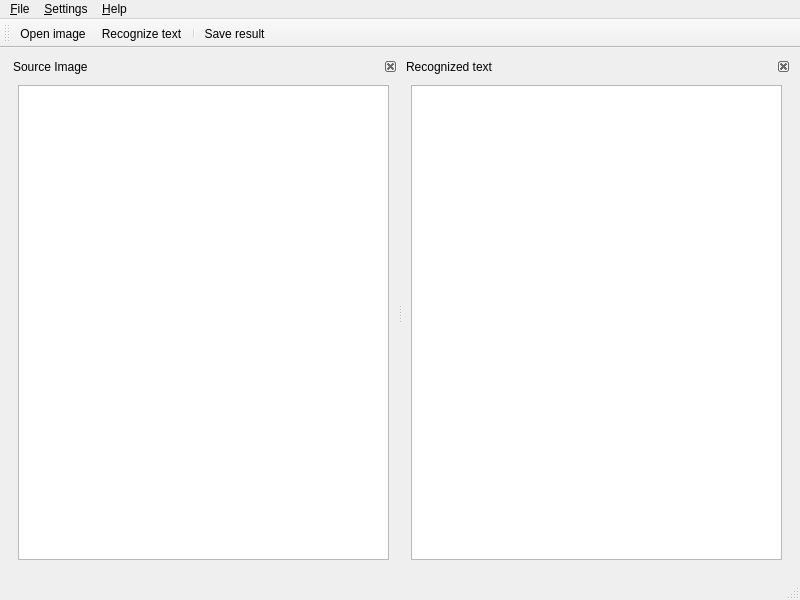
<ui version="4.0" >
 <author>Andrey Cherepanov &lt;cas@altlinux.org></author>
 <class>MainWindow</class>
 <widget class="QMainWindow" name="MainWindow" >
  <property name="geometry" >
   <rect>
    <x>0</x>
    <y>0</y>
    <width>800</width>
    <height>600</height>
   </rect>
  </property>
  <property name="windowTitle" >
   <string>Cuneiform OCR</string>
  </property>
  <property name="windowIcon" >
   <iconset resource="mainWindow.qrc" >
    <normaloff>:/small/icons/cuneiform-qt.png</normaloff>:/small/icons/cuneiform-qt.png</iconset>
  </property>
  <widget class="QWidget" name="centralwidget" >
   <layout class="QVBoxLayout" name="verticalLayout_3" >
    <item>
     <widget class="QSplitter" name="splitter" >
      <property name="orientation" >
       <enum>Qt::Horizontal</enum>
      </property>
      <widget class="QDockWidget" name="imageWidget" >
       <property name="whatsThis" >
        <string>Source image</string>
       </property>
       <property name="features" >
        <set>QDockWidget::DockWidgetClosable|QDockWidget::DockWidgetMovable</set>
       </property>
       <property name="windowTitle" >
        <string>Source Image</string>
       </property>
       <widget class="QWidget" name="dockWidgetContents" >
        <layout class="QVBoxLayout" name="verticalLayout" >
         <item>
          <widget class="QGraphicsView" name="source" >
           <property name="whatsThis" >
            <string>Source image</string>
           </property>
           <property name="alignment" >
            <set>Qt::AlignLeading|Qt::AlignLeft|Qt::AlignTop</set>
           </property>
           <property name="dragMode" >
            <enum>QGraphicsView::ScrollHandDrag</enum>
           </property>
           <property name="transformationAnchor" >
            <enum>QGraphicsView::NoAnchor</enum>
           </property>
          </widget>
         </item>
        </layout>
       </widget>
      </widget>
      <widget class="QDockWidget" name="textWidget" >
       <property name="features" >
        <set>QDockWidget::DockWidgetClosable|QDockWidget::DockWidgetMovable</set>
       </property>
       <property name="windowTitle" >
        <string>Recognized text</string>
       </property>
       <widget class="QWidget" name="dockWidgetContents_2" >
        <layout class="QVBoxLayout" name="verticalLayout_2" >
         <item>
          <widget class="QTextEdit" name="result" >
           <property name="whatsThis" >
            <string>Result text</string>
           </property>
           <property name="readOnly" >
            <bool>true</bool>
           </property>
           <property name="html" >
            <string>&lt;!DOCTYPE HTML PUBLIC "-//W3C//DTD HTML 4.0//EN" "http://www.w3.org/TR/REC-html40/strict.dtd">
&lt;html>&lt;head>&lt;meta name="qrichtext" content="1" />&lt;style type="text/css">
p, li { white-space: pre-wrap; }
&lt;/style>&lt;/head>&lt;body style=" font-family:'Verdana'; font-size:9pt; font-weight:400; font-style:normal;">
&lt;p style="-qt-paragraph-type:empty; margin-top:0px; margin-bottom:0px; margin-left:0px; margin-right:0px; -qt-block-indent:0; text-indent:0px;">&lt;/p>&lt;/body>&lt;/html></string>
           </property>
          </widget>
         </item>
        </layout>
       </widget>
      </widget>
     </widget>
    </item>
   </layout>
  </widget>
  <widget class="QMenuBar" name="menubar" >
   <property name="geometry" >
    <rect>
     <x>0</x>
     <y>0</y>
     <width>800</width>
     <height>26</height>
    </rect>
   </property>
   <widget class="QMenu" name="menu_File" >
    <property name="title" >
     <string>&amp;File</string>
    </property>
    <addaction name="actionOpen" />
    <addaction name="actionRecognizeText" />
    <addaction name="separator" />
    <addaction name="actionSave" />
    <addaction name="separator" />
    <addaction name="actionExit" />
   </widget>
   <widget class="QMenu" name="menu_Help" >
    <property name="title" >
     <string>&amp;Help</string>
    </property>
    <addaction name="actionAbout" />
   </widget>
   <widget class="QMenu" name="menu_Settings" >
    <property name="title" >
     <string>&amp;Settings</string>
    </property>
    <addaction name="actionConfigure" />
   </widget>
   <addaction name="menu_File" />
   <addaction name="menu_Settings" />
   <addaction name="menu_Help" />
  </widget>
  <widget class="QToolBar" name="toolBar" >
   <property name="sizePolicy" >
    <sizepolicy vsizetype="Preferred" hsizetype="Preferred" >
     <horstretch>0</horstretch>
     <verstretch>0</verstretch>
    </sizepolicy>
   </property>
   <property name="minimumSize" >
    <size>
     <width>0</width>
     <height>0</height>
    </size>
   </property>
   <property name="windowTitle" >
    <string>toolBar</string>
   </property>
   <property name="iconSize" >
    <size>
     <width>22</width>
     <height>22</height>
    </size>
   </property>
   <property name="toolButtonStyle" >
    <enum>Qt::ToolButtonTextUnderIcon</enum>
   </property>
   <attribute name="toolBarArea" >
    <enum>TopToolBarArea</enum>
   </attribute>
   <attribute name="toolBarBreak" >
    <bool>false</bool>
   </attribute>
   <addaction name="actionOpen" />
   <addaction name="actionRecognizeText" />
   <addaction name="separator" />
   <addaction name="actionSave" />
  </widget>
  <widget class="QStatusBar" name="statusBar" />
  <action name="actionOpen" >
   <property name="icon" >
    <iconset resource="mainWindow.qrc" >
     <normaloff>:/small/icons/small-open.png</normaloff>:/small/icons/small-open.png</iconset>
   </property>
   <property name="text" >
    <string>&amp;Open image...</string>
   </property>
  </action>
  <action name="actionSave" >
   <property name="icon" >
    <iconset resource="mainWindow.qrc" >
     <normaloff>:/small/icons/small-save.png</normaloff>:/small/icons/small-save.png</iconset>
   </property>
   <property name="text" >
    <string>&amp;Save result...</string>
   </property>
  </action>
  <action name="actionExit" >
   <property name="text" >
    <string>&amp;Exit</string>
   </property>
  </action>
  <action name="actionAbout" >
   <property name="text" >
    <string>About Cuneiform-Qt</string>
   </property>
  </action>
  <action name="actionRecognizeText" >
   <property name="icon" >
    <iconset resource="mainWindow.qrc" >
     <normaloff>:/small/icons/small-recognize.png</normaloff>:/small/icons/small-recognize.png</iconset>
   </property>
   <property name="text" >
    <string>&amp;Recognize text</string>
   </property>
  </action>
  <action name="actionConfigure" >
   <property name="text" >
    <string>&amp;Configure...</string>
   </property>
  </action>
 </widget>
 <resources>
  <include location="mainWindow.qrc" />
 </resources>
 <connections/>
</ui>
